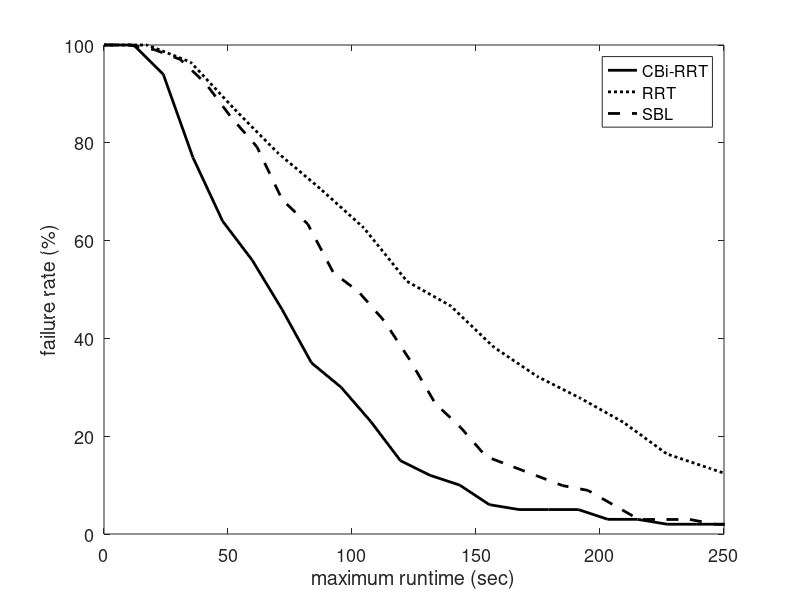

Write MATLAB code to recreate this figure.
% last updated: 09/27/17

clear all
clc

D1 = load('Benchmark_CBiRRT_env1_rB.txt'); 
D2 = load('Benchmark_RRT_env1_rB.txt'); 
D3 = load('Benchmark_SBL_env1_rB.txt'); 

%% PCS
d = 2.6;

clear t M
t = D1(D1(:,1)==d, 4);
maxT = max(t);
T = linspace(0,maxT,30);
T = T(2:end);
for i = 1:length(T)
    s = t < T(i);
    m(i) = mean(t(s));
    M(i) = 1-sum(s)/length(t);
end
T1 = [0 T];
M1 = [1 M];

%% RRT
d = 1.7;

clear t M
t = D2(D2(:,1)==d, 4);
maxT = max(t);
T = linspace(0,maxT,30);
T = T(2:end);
for i = 1:length(T)
    s = t < T(i);
    m(i) = mean(t(s));
    M(i) = 1-sum(s)/length(t);
end
T2 = [0 T];
M2 = [1 M];
%% SBL
d = 1.7;

clear t M
t = D3(D3(:,1)==d, 4);
maxT = max(t);
T = linspace(0,maxT,30);
T = T(2:end);
for i = 1:length(T)
    s = t < T(i);
    m(i) = mean(t(s));
    M(i) = 1-sum(s)/length(t);
end
T3 = [0 T];
M3 = [1 M];

%%
M2 = (M1+M3)./2;

%%
h = figure(2);
clf

plot(T1,M1*100,'-k','linewidth',2);
hold on
plot(T2,M2*100,':k','linewidth',2);
plot(T3,M3*100,'--k','linewidth',2);
hold off
xlabel('maximum runtime (sec)');
ylabel('failure rate (%)');
legend('CBi-RRT','RRT','SBL');
xlim([0 250]);%max([T1 T2])]);
set(gca,'fontsize',13);

set(h, 'Position', [100, 100, 800, 250]);
% print success_abb_reg.eps -depsc -r200